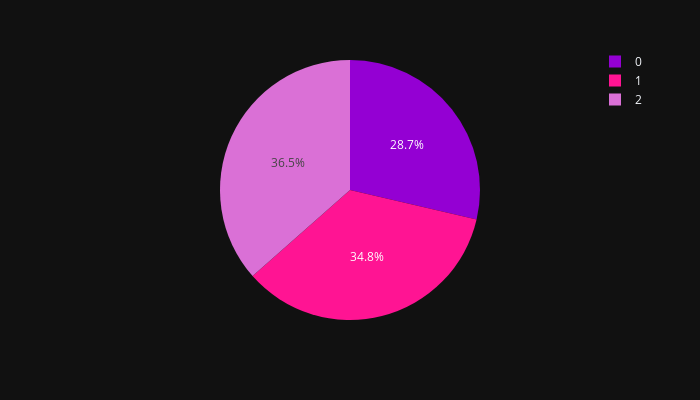

Source (notebook cell):
### Markdown cell above
Useful to visualise but not penalised for not including.

### Code cell
pie = clusters.groupby('Cluster').size().reset_index()
pie.columns=['Cluster','Value']
fig = px.pie(pie, values='Value', names='Cluster', color='Cluster', category_orders={"Cluster": ["0", "1", "2"]}, height=400, width=700, color_discrete_sequence=['darkviolet','deeppink','orchid'], template="plotly_dark")
fig.update_layout(legend=dict(
    yanchor="top",
    y=1.05,
    xanchor="right",
    x=1.05
))
fig.show()

### Figure 1 — Plotly figure (JSON) as saved in the notebook; plotly's stock layout.template omitted (floating-point values rounded to 4 significant figures)
{"data": [{"customdata": [[0], [1], [2]], "direction": "clockwise", "domain": {"x": [0, 1], "y": [0, 1]}, "hovertemplate": "Cluster=%{customdata[0]}<br>Value=%{value}<extra></extra>", "labels": [0, 1, 2], "legendgroup": "", "marker": {"colors": ["darkviolet", "deeppink", "orchid"]}, "name": "", "showlegend": true, "sort": false, "type": "pie", "values": [51, 62, 65]}], "layout": {"height": 400, "legend": {"tracegroupgap": 0, "x": 1.05, "xanchor": "right", "y": 1.05, "yanchor": "top"}, "margin": {"t": 60}, "piecolorway": ["darkviolet", "deeppink", "orchid"], "width": 700}}
